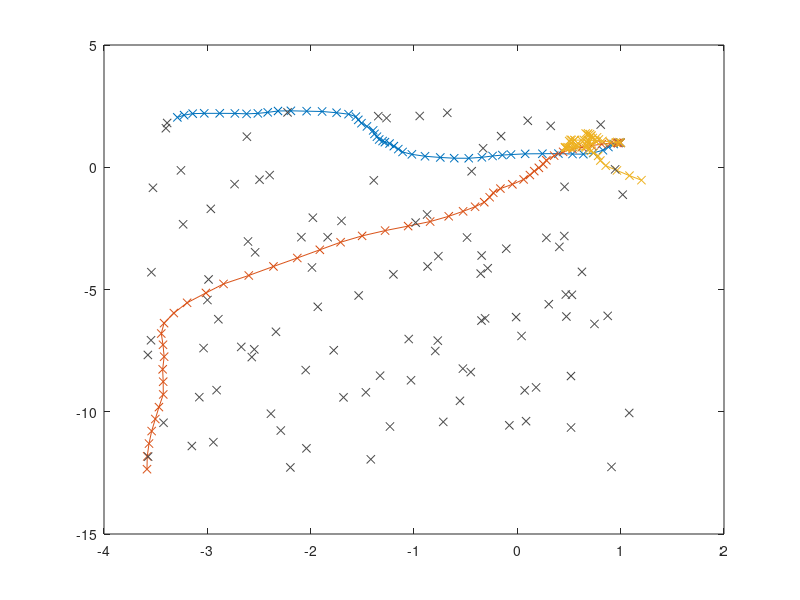

This chart was generated by the following MATLAB code: (Note: this script raises an error after producing the figure.)
%% motion model
rng(3000)
T = 0.1;
F = [1 0 T 0; 0 1 0 T; 0 0 1 0; 0 0 0 1];
q = 1;
Q = [(q*T^3)/3  0           (q*T^2)/2   0;
     0          (q*T^3)/3   0           (q*T^2)/2;
     (q*T^2)/2  0           q*T         0;
     0          (q*T^2)/2   0           q*T];

H = [1 0 0 0;...
     0 1 0 0];
R = 0.00015*diag([1 1]);
 
%create 2d true states, X=[x y dotx doty]'
n = 50;
X1 = zeros(4,n);
X10 = [1 1 0 0]';
X1(:,1) = X10;
X2 = zeros(4,n);
X20 = [1 1 0 0]';
X2(:,1) = X20;
X30 = [1 1 0 0]';
X3(:,1) = X30;
P_0 = 0.1*diag(ones(1,4));

Z1 = zeros(2,n);
Z2 = zeros(2,n);
Z3 = zeros(2,n);
Z1(:,1) = H*X1(:,1) + mvnrnd([0 0],R)';
Z2(:,1) = H*X2(:,1) + mvnrnd([0 0],R)';
Z3(:,1) = H*X3(:,1) + mvnrnd([0 0],R)';

for i = 2:n
    X1(:,i) = F*X1(:,i-1) + mvnrnd([0 0 0 0],Q)';
    X2(:,i) = F*X2(:,i-1) + mvnrnd([0 0 0 0],Q)';
    X3(:,i) = F*X3(:,i-1) + mvnrnd([0 0 0 0],Q)';
    Z1(:,i) = H*X1(:,i) + mvnrnd([0 0],R)';
    Z2(:,i) = H*X2(:,i) + mvnrnd([0 0],R)';
    Z3(:,i) = H*X3(:,i) + mvnrnd([0 0],R)';
end

%create clutter
clutterMeas = cell(1,n);
xmin = min([X1(1,:) X2(1,:) X3(1,:)]);
xmax = max([X1(1,:) X2(1,:) X3(1,:)]);
ymin = min([X1(2,:) X2(2,:) X3(1,:)]);
ymax = max([X1(2,:) X2(2,:) X3(1,:)]);

allClutter = [];
for k = 1:n
   poissValue = poissrnd(2);
   Xc = xmin + (xmax - xmin)*rand(1,poissValue);
   Yc = ymin + (ymax - ymin)*rand(1,poissValue);
   clutterMeas{k} = [Xc;Yc];
   allClutter = [allClutter clutterMeas{k}];
end

% Gather measurements 
Z = cell(1,n);
for k = 1:length(Z)
   Z{k} = [Z1(:,k) Z2(:,k) Z3(:,k) clutterMeas{k}]; 
end

%plot the samples and clutter
figure
plot(X1(1,:),X1(2,:),'x-',X2(1,:),X2(2,:),'x-',X3(1,:),X3(2,:),'x-')
hold on
plot(allClutter(1,:),allClutter(2,:),'x','Color',[0.3 0.3 0.3])

%% init
plot_gaussians = [];
ps = 0.99;
pd = 0.98;
%birth rfs around the center where the tracks spawn
means = cell(1,1);
covariances = cell(1,1);
weights = cell(1,1);
means{1} = [1 1 0 0]';
covariances{1} = 0.1*diag(ones(1,4));
weights{1} = 3;

%% filter recursion
figure;
phd_filter = PHDfilter;
phd_filter.set_birth_rfs(means, covariances, weights);
phd_filter.set_model_parameters(F,Q,H,R);
for i=1:50
    phd_filter.predict;
    phd_filter.update(Z{i})
    phd_filter.get_number_of_targets
    est = phd_filter.get_best_estimates;
    if ~isempty(est)
        for j=1:length(est)
            rng(est(j).index)
            color =  [rand, rand, rand];          
            plot(est(j).mu(1), est(j).mu(2),'x','Color',color)
            hold on
            est(j).index
        end
    end
    pause(0.2)
end

%% plot the gaussians
gaussians = prev_gaussians;
weightsum = 0;
[X,Y] = meshgrid(min([xmin ymin])-5:1:max([xmax ymax])+5);
pdf = zeros(size(X));
for i=1:length(gaussians)
    weightsum = weightsum + gaussians(i).weight;
    pdf = pdf+gaussians(i).weight.*normpdfOverGrid(gaussians(i).mu(1:2),gaussians(i).P(1:2,1:2),X,Y);    
end
weightsum
figure
surf(X,Y,pdf)